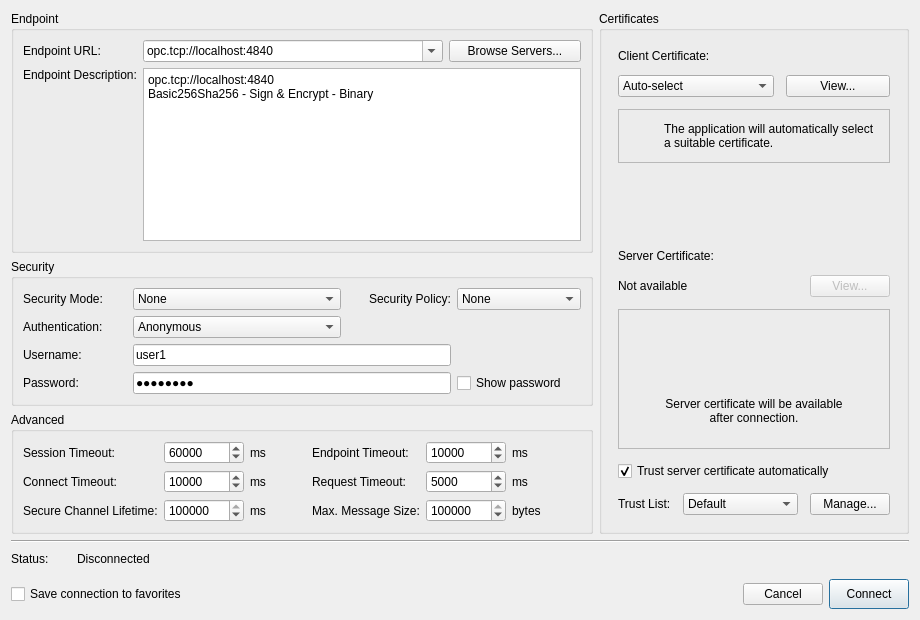
<?xml version="1.0" encoding="UTF-8"?>
<ui version="4.0">
 <class>ConnectionDialog</class>
 <widget class="QDialog" name="ConnectionDialog">
  <property name="geometry">
   <rect>
    <x>0</x>
    <y>0</y>
    <width>920</width>
    <height>620</height>
   </rect>
  </property>
  <property name="minimumSize">
   <size>
    <width>920</width>
    <height>620</height>
   </size>
  </property>
  <property name="windowTitle">
   <string>Connect to OPC UA Server</string>
  </property>
  <property name="windowIcon">
   <iconset resource="../resources.qrc">
    <normaloff>:/app.ico</normaloff>:/app.ico</iconset>
  </property>
  <layout class="QVBoxLayout" name="verticalLayout_2">
   <item>
    <layout class="QHBoxLayout" name="horizontalLayout_9">
     <item>
      <layout class="QVBoxLayout" name="verticalLayout">
       <item>
        <widget class="QGroupBox" name="endpointGroupBox">
         <property name="title">
          <string>Endpoint</string>
         </property>
         <layout class="QFormLayout" name="formLayout">
          <item row="2" column="0">
           <widget class="QLabel" name="endpointDescriptionLabel">
            <property name="text">
             <string>Endpoint Description:</string>
            </property>
            <property name="alignment">
             <set>Qt::AlignLeading|Qt::AlignLeft|Qt::AlignTop</set>
            </property>
           </widget>
          </item>
          <item row="2" column="1">
           <widget class="QTextEdit" name="endpointDescriptionEdit">
            <property name="readOnly">
             <bool>true</bool>
            </property>
            <property name="plainText">
             <string>opc.tcp://localhost:4840
Basic256Sha256 - Sign &amp; Encrypt - Binary</string>
            </property>
           </widget>
          </item>
          <item row="1" column="0">
           <widget class="QLabel" name="endpointUrlLabel">
            <property name="text">
             <string>Endpoint URL:</string>
            </property>
           </widget>
          </item>
          <item row="1" column="1">
           <layout class="QHBoxLayout" name="horizontalLayout">
            <item>
             <widget class="QComboBox" name="endpointComboBox">
              <property name="minimumSize">
               <size>
                <width>300</width>
                <height>0</height>
               </size>
              </property>
              <property name="editable">
               <bool>true</bool>
              </property>
              <item>
               <property name="text">
                <string>opc.tcp://localhost:4840</string>
               </property>
              </item>
             </widget>
            </item>
            <item>
             <widget class="ThemedPushButton" name="browseServersButton">
              <property name="text">
               <string>Browse Servers...</string>
              </property>
             </widget>
            </item>
           </layout>
          </item>
         </layout>
        </widget>
       </item>
       <item>
        <widget class="QGroupBox" name="securityGroupBox">
         <property name="sizePolicy">
          <sizepolicy hsizetype="Preferred" vsizetype="Preferred">
           <horstretch>0</horstretch>
           <verstretch>0</verstretch>
          </sizepolicy>
         </property>
         <property name="title">
          <string>Security</string>
         </property>
         <layout class="QGridLayout" name="gridLayout_2">
          <item row="1" column="0">
           <widget class="QLabel" name="authenticationLabel">
            <property name="text">
             <string>Authentication:</string>
            </property>
           </widget>
          </item>
          <item row="2" column="0">
           <widget class="QLabel" name="usernameLabel">
            <property name="text">
             <string>Username:</string>
            </property>
           </widget>
          </item>
          <item row="0" column="3">
           <widget class="QLabel" name="securityPolicyLabel">
            <property name="text">
             <string>Security Policy:</string>
            </property>
            <property name="alignment">
             <set>Qt::AlignRight|Qt::AlignTrailing|Qt::AlignVCenter</set>
            </property>
           </widget>
          </item>
          <item row="2" column="1" colspan="3">
           <widget class="QLineEdit" name="usernameEdit">
            <property name="text">
             <string>user1</string>
            </property>
           </widget>
          </item>
          <item row="3" column="0">
           <widget class="QLabel" name="passwordLabel">
            <property name="text">
             <string>Password:</string>
            </property>
           </widget>
          </item>
          <item row="3" column="1" colspan="3">
           <widget class="QLineEdit" name="passwordEdit">
            <property name="text">
             <string>password</string>
            </property>
            <property name="echoMode">
             <enum>QLineEdit::EchoMode::Password</enum>
            </property>
           </widget>
          </item>
          <item row="0" column="0">
           <widget class="QLabel" name="securityModeLabel">
            <property name="text">
             <string>Security Mode:</string>
            </property>
           </widget>
          </item>
          <item row="3" column="4">
           <widget class="QCheckBox" name="showPasswordCheckBox">
            <property name="text">
             <string>Show password</string>
            </property>
           </widget>
          </item>
          <item row="0" column="4">
           <widget class="QComboBox" name="securityPolicyComboBox">
            <item>
             <property name="text">
              <string>None</string>
             </property>
            </item>
            <item>
             <property name="text">
              <string>Basic256Sha256</string>
             </property>
            </item>
            <item>
             <property name="text">
              <string>Basic256</string>
             </property>
            </item>
           </widget>
          </item>
          <item row="1" column="1" colspan="2">
           <widget class="QComboBox" name="authenticationComboBox">
            <item>
             <property name="text">
              <string>Anonymous</string>
             </property>
            </item>
            <item>
             <property name="text">
              <string>Username/Password</string>
             </property>
            </item>
            <item>
             <property name="text">
              <string>Certificate</string>
             </property>
            </item>
           </widget>
          </item>
          <item row="0" column="1" colspan="2">
           <widget class="QComboBox" name="securityModeComboBox">
            <item>
             <property name="text">
              <string>None</string>
             </property>
            </item>
            <item>
             <property name="text">
              <string>Sign</string>
             </property>
            </item>
            <item>
             <property name="text">
              <string>Sign &amp; Encrypt</string>
             </property>
            </item>
           </widget>
          </item>
         </layout>
        </widget>
       </item>
       <item>
        <widget class="QGroupBox" name="advancedGroupBox">
         <property name="title">
          <string>Advanced</string>
         </property>
         <layout class="QHBoxLayout" name="horizontalLayout_8">
          <item>
           <layout class="QFormLayout" name="formLayout_3">
            <item row="0" column="0">
             <widget class="QLabel" name="sessionTimeoutLabel">
              <property name="text">
               <string>Session Timeout:</string>
              </property>
             </widget>
            </item>
            <item row="0" column="1">
             <layout class="QHBoxLayout" name="horizontalLayout_2">
              <item>
               <widget class="QSpinBox" name="sessionTimeoutSpinBox">
                <property name="minimumSize">
                 <size>
                  <width>80</width>
                  <height>0</height>
                 </size>
                </property>
                <property name="maximum">
                 <number>1000000</number>
                </property>
                <property name="value">
                 <number>60000</number>
                </property>
               </widget>
              </item>
              <item>
               <widget class="QLabel" name="sessionTimeoutUnitLabel">
                <property name="text">
                 <string>ms</string>
                </property>
               </widget>
              </item>
              <item>
               <spacer name="horizontalSpacer">
                <property name="orientation">
                 <enum>Qt::Horizontal</enum>
                </property>
                <property name="sizeHint" stdset="0">
                 <size>
                  <width>40</width>
                  <height>20</height>
                 </size>
                </property>
               </spacer>
              </item>
             </layout>
            </item>
            <item row="1" column="0">
             <widget class="QLabel" name="connectTimeoutLabel">
              <property name="text">
               <string>Connect Timeout:</string>
              </property>
             </widget>
            </item>
            <item row="1" column="1">
             <layout class="QHBoxLayout" name="horizontalLayout_3">
              <item>
               <widget class="QSpinBox" name="connectTimeoutSpinBox">
                <property name="minimumSize">
                 <size>
                  <width>80</width>
                  <height>0</height>
                 </size>
                </property>
                <property name="maximum">
                 <number>1000000</number>
                </property>
                <property name="value">
                 <number>10000</number>
                </property>
               </widget>
              </item>
              <item>
               <widget class="QLabel" name="connectTimeoutUnitLabel">
                <property name="text">
                 <string>ms</string>
                </property>
               </widget>
              </item>
              <item>
               <spacer name="horizontalSpacer_2">
                <property name="orientation">
                 <enum>Qt::Horizontal</enum>
                </property>
                <property name="sizeHint" stdset="0">
                 <size>
                  <width>40</width>
                  <height>20</height>
                 </size>
                </property>
               </spacer>
              </item>
             </layout>
            </item>
            <item row="2" column="0">
             <widget class="QLabel" name="secureChannelLifetimeLabel">
              <property name="text">
               <string>Secure Channel Lifetime:</string>
              </property>
             </widget>
            </item>
            <item row="2" column="1">
             <layout class="QHBoxLayout" name="horizontalLayout_4">
              <item>
               <widget class="QSpinBox" name="secureChannelLifetimeSpinBox">
                <property name="minimumSize">
                 <size>
                  <width>80</width>
                  <height>0</height>
                 </size>
                </property>
                <property name="maximum">
                 <number>1000000</number>
                </property>
                <property name="value">
                 <number>600000</number>
                </property>
               </widget>
              </item>
              <item>
               <widget class="QLabel" name="secureChannelLifetimeUnitLabel">
                <property name="text">
                 <string>ms</string>
                </property>
               </widget>
              </item>
              <item>
               <spacer name="horizontalSpacer_3">
                <property name="orientation">
                 <enum>Qt::Horizontal</enum>
                </property>
                <property name="sizeHint" stdset="0">
                 <size>
                  <width>40</width>
                  <height>20</height>
                 </size>
                </property>
               </spacer>
              </item>
             </layout>
            </item>
           </layout>
          </item>
          <item>
           <layout class="QFormLayout" name="formLayout_2">
            <item row="0" column="0">
             <widget class="QLabel" name="endpointTimeoutLabel">
              <property name="text">
               <string>Endpoint Timeout:</string>
              </property>
             </widget>
            </item>
            <item row="0" column="1">
             <layout class="QHBoxLayout" name="horizontalLayout_5">
              <item>
               <widget class="QSpinBox" name="endpointTimeoutSpinBox">
                <property name="minimumSize">
                 <size>
                  <width>80</width>
                  <height>0</height>
                 </size>
                </property>
                <property name="maximum">
                 <number>1000000</number>
                </property>
                <property name="value">
                 <number>10000</number>
                </property>
               </widget>
              </item>
              <item>
               <widget class="QLabel" name="endpointTimeoutUnitLabel">
                <property name="text">
                 <string>ms</string>
                </property>
               </widget>
              </item>
              <item>
               <spacer name="horizontalSpacer_4">
                <property name="orientation">
                 <enum>Qt::Horizontal</enum>
                </property>
                <property name="sizeHint" stdset="0">
                 <size>
                  <width>40</width>
                  <height>20</height>
                 </size>
                </property>
               </spacer>
              </item>
             </layout>
            </item>
            <item row="1" column="0">
             <widget class="QLabel" name="requestTimeoutLabel">
              <property name="text">
               <string>Request Timeout:</string>
              </property>
             </widget>
            </item>
            <item row="1" column="1">
             <layout class="QHBoxLayout" name="horizontalLayout_6">
              <item>
               <widget class="QSpinBox" name="requestTimeoutSpinBox">
                <property name="minimumSize">
                 <size>
                  <width>80</width>
                  <height>0</height>
                 </size>
                </property>
                <property name="maximum">
                 <number>1000000</number>
                </property>
                <property name="value">
                 <number>5000</number>
                </property>
               </widget>
              </item>
              <item>
               <widget class="QLabel" name="requestTimeoutUnitLabel">
                <property name="text">
                 <string>ms</string>
                </property>
               </widget>
              </item>
              <item>
               <spacer name="horizontalSpacer_5">
                <property name="orientation">
                 <enum>Qt::Horizontal</enum>
                </property>
                <property name="sizeHint" stdset="0">
                 <size>
                  <width>40</width>
                  <height>20</height>
                 </size>
                </property>
               </spacer>
              </item>
             </layout>
            </item>
            <item row="2" column="0">
             <widget class="QLabel" name="maxMessageSizeLabel">
              <property name="text">
               <string>Max. Message Size:</string>
              </property>
             </widget>
            </item>
            <item row="2" column="1">
             <layout class="QHBoxLayout" name="horizontalLayout_7">
              <item>
               <widget class="QSpinBox" name="maxMessageSizeSpinBox">
                <property name="minimumSize">
                 <size>
                  <width>80</width>
                  <height>0</height>
                 </size>
                </property>
                <property name="maximum">
                 <number>10000000</number>
                </property>
                <property name="value">
                 <number>4194304</number>
                </property>
               </widget>
              </item>
              <item>
               <widget class="QLabel" name="maxMessageSizeUnitLabel">
                <property name="text">
                 <string>bytes</string>
                </property>
               </widget>
              </item>
              <item>
               <spacer name="horizontalSpacer_6">
                <property name="orientation">
                 <enum>Qt::Horizontal</enum>
                </property>
                <property name="sizeHint" stdset="0">
                 <size>
                  <width>40</width>
                  <height>20</height>
                 </size>
                </property>
               </spacer>
              </item>
             </layout>
            </item>
           </layout>
          </item>
         </layout>
        </widget>
       </item>
      </layout>
     </item>
     <item>
      <widget class="QGroupBox" name="certificatesGroupBox">
       <property name="title">
        <string>Certificates</string>
       </property>
       <layout class="QVBoxLayout" name="certificatesLayout">
        <property name="spacing">
         <number>12</number>
        </property>
        <property name="leftMargin">
         <number>16</number>
        </property>
        <property name="topMargin">
         <number>18</number>
        </property>
        <property name="rightMargin">
         <number>16</number>
        </property>
        <property name="bottomMargin">
         <number>16</number>
        </property>
        <item>
         <widget class="QLabel" name="clientCertificateLabel">
          <property name="text">
           <string>Client Certificate:</string>
          </property>
         </widget>
        </item>
        <item>
         <layout class="QHBoxLayout" name="clientCertificateLayout">
          <item>
           <widget class="QComboBox" name="clientCertificateComboBox">
            <item>
             <property name="text">
              <string>Auto-select</string>
             </property>
            </item>
            <item>
             <property name="text">
              <string>Default client certificate</string>
             </property>
            </item>
           </widget>
          </item>
          <item>
           <widget class="ThemedPushButton" name="clientCertificateViewButton">
            <property name="text">
             <string>View...</string>
            </property>
           </widget>
          </item>
         </layout>
        </item>
        <item>
         <widget class="QFrame" name="clientCertificateHint">
          <property name="frameShape">
           <enum>QFrame::StyledPanel</enum>
          </property>
          <layout class="QHBoxLayout" name="clientCertificateHintLayout">
           <property name="leftMargin">
            <number>14</number>
           </property>
           <property name="topMargin">
            <number>12</number>
           </property>
           <property name="rightMargin">
            <number>14</number>
           </property>
           <property name="bottomMargin">
            <number>12</number>
           </property>
           <item>
            <widget class="QLabel" name="clientCertificateHintIcon">
             <property name="text">
              <string/>
             </property>
             <property name="alignment">
              <set>Qt::AlignCenter</set>
             </property>
            </widget>
           </item>
           <item>
            <widget class="QLabel" name="clientCertificateHintLabel">
             <property name="text">
              <string>The application will automatically select
a suitable certificate.</string>
             </property>
            </widget>
           </item>
          </layout>
         </widget>
        </item>
        <item>
         <spacer name="certificatesTopSpacer">
          <property name="orientation">
           <enum>Qt::Vertical</enum>
          </property>
          <property name="sizeHint" stdset="0">
           <size>
            <width>20</width>
            <height>22</height>
           </size>
          </property>
         </spacer>
        </item>
        <item>
         <widget class="QLabel" name="serverCertificateLabel">
          <property name="text">
           <string>Server Certificate:</string>
          </property>
         </widget>
        </item>
        <item>
         <layout class="QHBoxLayout" name="serverCertificateStatusLayout">
          <item>
           <widget class="QLabel" name="serverCertificateStatusLabel">
            <property name="text">
             <string>Not available</string>
            </property>
           </widget>
          </item>
          <item>
           <spacer name="serverCertificateStatusSpacer">
            <property name="orientation">
             <enum>Qt::Horizontal</enum>
            </property>
            <property name="sizeHint" stdset="0">
             <size>
              <width>40</width>
              <height>20</height>
             </size>
            </property>
           </spacer>
          </item>
          <item>
           <widget class="ThemedPushButton" name="serverCertificateViewButton">
            <property name="enabled">
             <bool>false</bool>
            </property>
            <property name="text">
             <string>View...</string>
            </property>
           </widget>
          </item>
         </layout>
        </item>
        <item>
         <widget class="QFrame" name="serverCertificateFrame">
          <property name="minimumSize">
           <size>
            <width>0</width>
            <height>140</height>
           </size>
          </property>
          <property name="frameShape">
           <enum>QFrame::StyledPanel</enum>
          </property>
          <layout class="QVBoxLayout" name="serverCertificateFrameLayout">
           <item>
            <widget class="QLabel" name="serverCertificateIconLabel">
             <property name="text">
              <string/>
             </property>
             <property name="alignment">
              <set>Qt::AlignCenter</set>
             </property>
            </widget>
           </item>
           <item>
            <widget class="QLabel" name="serverCertificateHintLabel">
             <property name="text">
              <string>Server certificate will be available
after connection.</string>
             </property>
             <property name="alignment">
              <set>Qt::AlignCenter</set>
             </property>
            </widget>
           </item>
          </layout>
         </widget>
        </item>
        <item>
         <widget class="QCheckBox" name="trustServerCertificateCheckBox">
          <property name="text">
           <string>Trust server certificate automatically</string>
          </property>
          <property name="checked">
           <bool>true</bool>
          </property>
         </widget>
        </item>
        <item>
         <layout class="QHBoxLayout" name="trustListLayout">
          <item>
           <widget class="QLabel" name="trustListLabel">
            <property name="sizePolicy">
             <sizepolicy hsizetype="Fixed" vsizetype="Preferred">
              <horstretch>0</horstretch>
              <verstretch>0</verstretch>
             </sizepolicy>
            </property>
            <property name="text">
             <string>Trust List:</string>
            </property>
           </widget>
          </item>
          <item>
           <widget class="QComboBox" name="trustListComboBox">
            <item>
             <property name="text">
              <string>Default</string>
             </property>
            </item>
            <item>
             <property name="text">
              <string>Current user</string>
             </property>
            </item>
            <item>
             <property name="text">
              <string>Application</string>
             </property>
            </item>
           </widget>
          </item>
          <item>
           <widget class="ThemedPushButton" name="trustListManageButton">
            <property name="sizePolicy">
             <sizepolicy hsizetype="Fixed" vsizetype="Fixed">
              <horstretch>0</horstretch>
              <verstretch>0</verstretch>
             </sizepolicy>
            </property>
            <property name="text">
             <string>Manage...</string>
            </property>
           </widget>
          </item>
         </layout>
        </item>
       </layout>
      </widget>
     </item>
    </layout>
   </item>
   <item>
    <widget class="QFrame" name="statusSeparator">
     <property name="frameShape">
      <enum>QFrame::HLine</enum>
     </property>
     <property name="frameShadow">
      <enum>QFrame::Sunken</enum>
     </property>
    </widget>
   </item>
   <item>
    <layout class="QHBoxLayout" name="statusLayout">
     <property name="spacing">
      <number>6</number>
     </property>
     <property name="topMargin">
      <number>0</number>
     </property>
     <property name="bottomMargin">
      <number>0</number>
     </property>
     <item>
      <widget class="QLabel" name="statusTitleLabel">
       <property name="text">
        <string>Status:</string>
       </property>
      </widget>
     </item>
     <item>
      <widget class="QLabel" name="statusIconLabel">
       <property name="minimumSize">
        <size>
         <width>16</width>
         <height>16</height>
        </size>
       </property>
       <property name="maximumSize">
        <size>
         <width>16</width>
         <height>16</height>
        </size>
       </property>
       <property name="text">
        <string/>
       </property>
       <property name="alignment">
        <set>Qt::AlignCenter</set>
       </property>
      </widget>
     </item>
     <item>
      <widget class="QLabel" name="statusLabel">
       <property name="text">
        <string>Disconnected</string>
       </property>
      </widget>
     </item>
     <item>
      <spacer name="statusSpacer">
       <property name="orientation">
        <enum>Qt::Horizontal</enum>
       </property>
       <property name="sizeHint" stdset="0">
        <size>
         <width>40</width>
         <height>20</height>
        </size>
       </property>
      </spacer>
     </item>
    </layout>
   </item>
   <item>
    <layout class="QHBoxLayout" name="bottomLayout">
     <property name="topMargin">
      <number>4</number>
     </property>
     <item>
      <widget class="QCheckBox" name="saveFavoriteCheckBox">
       <property name="text">
        <string>Save connection to favorites</string>
       </property>
      </widget>
     </item>
     <item>
      <spacer name="bottomSpacer">
       <property name="orientation">
        <enum>Qt::Horizontal</enum>
       </property>
       <property name="sizeHint" stdset="0">
        <size>
         <width>40</width>
         <height>20</height>
        </size>
       </property>
      </spacer>
     </item>
     <item>
      <widget class="ThemedPushButton" name="cancelButton">
       <property name="text">
        <string>Cancel</string>
       </property>
      </widget>
     </item>
     <item>
      <widget class="ColoredPushButton" name="connectButton">
       <property name="minimumSize">
        <size>
         <width>0</width>
         <height>30</height>
        </size>
       </property>
       <property name="text">
        <string>Connect</string>
       </property>
       <property name="default">
        <bool>true</bool>
       </property>
      </widget>
     </item>
    </layout>
   </item>
  </layout>
 </widget>
 <customwidgets>
  <customwidget>
   <class>ColoredPushButton</class>
   <extends>QPushButton</extends>
   <header>widgets/coloredpushbutton.h</header>
  </customwidget>
  <customwidget>
   <class>ThemedPushButton</class>
   <extends>QPushButton</extends>
   <header>widgets/themedpushbutton.h</header>
  </customwidget>
 </customwidgets>
 <tabstops>
  <tabstop>endpointComboBox</tabstop>
  <tabstop>browseServersButton</tabstop>
  <tabstop>securityModeComboBox</tabstop>
  <tabstop>securityPolicyComboBox</tabstop>
  <tabstop>authenticationComboBox</tabstop>
  <tabstop>usernameEdit</tabstop>
  <tabstop>passwordEdit</tabstop>
  <tabstop>sessionTimeoutSpinBox</tabstop>
  <tabstop>endpointTimeoutSpinBox</tabstop>
  <tabstop>connectTimeoutSpinBox</tabstop>
  <tabstop>requestTimeoutSpinBox</tabstop>
  <tabstop>secureChannelLifetimeSpinBox</tabstop>
  <tabstop>maxMessageSizeSpinBox</tabstop>
  <tabstop>clientCertificateComboBox</tabstop>
  <tabstop>clientCertificateViewButton</tabstop>
  <tabstop>trustServerCertificateCheckBox</tabstop>
  <tabstop>trustListComboBox</tabstop>
  <tabstop>trustListManageButton</tabstop>
  <tabstop>saveFavoriteCheckBox</tabstop>
  <tabstop>cancelButton</tabstop>
  <tabstop>connectButton</tabstop>
 </tabstops>
 <resources>
  <include location="../resources.qrc"/>
 </resources>
 <connections/>
</ui>
